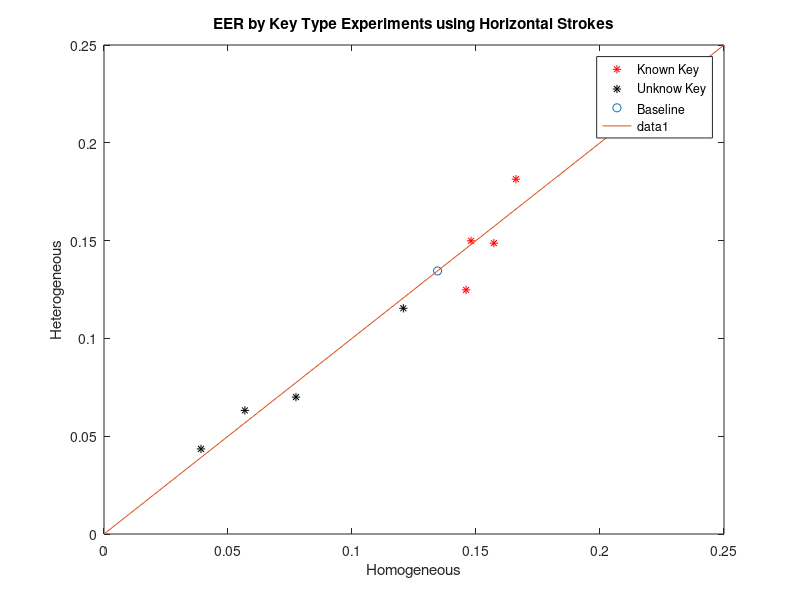

This figure's MATLAB source:
%% Scrolling

homo_k_scrolling=[0.1340,0.1457,0.1553,0.2104]
hete_k_scrolling=[0.1423,0.1494,0.1460,0.2120]
plot(homo_k_scrolling,hete_k_scrolling,'*r')
xlabel('Homogeneous')
ylabel('Heterogeneous')
title('EER by Key Type Experiments using Scrolling Strokes')
hold on
homo_uk_scrolling=[0.0573,0.0647,0.0686,0.1471]
hete_uk_scrolling=[0.0637,0.0677,0.0707,0.1393]
plot(homo_uk_scrolling,hete_uk_scrolling,'*k')

plot(0.1310,0.1310,'o')
legend('Known Key','Unknow Key','Baseline')
x=[0:.01:0.25]
y=x
plot(x,y)

hold off

%% Horizontal

homo_k_horizontal=[0.1460,0.1480,0.1572,0.1661]
hete_k_horizontal=[0.1248,0.1499,0.1487,0.1814]
plot(homo_k_horizontal,hete_k_horizontal,'*r')
xlabel('Homogeneous')
ylabel('Heterogeneous')
title('EER by Key Type Experiments using Horizontal Strokes')
hold on

homo_uk_horizontal=[0.0391,0.0568,0.0774,0.1207]
hete_uk_horizontal=[0.0435,0.0632,0.0700,0.1154]
plot(homo_uk_horizontal,hete_uk_horizontal,'*k')
plot(0.1345,0.1345,'o')
legend('Known Key','Unknow Key','Baseline')
x=[0:.01:0.25]
y=x
plot(x,y)

hold off

